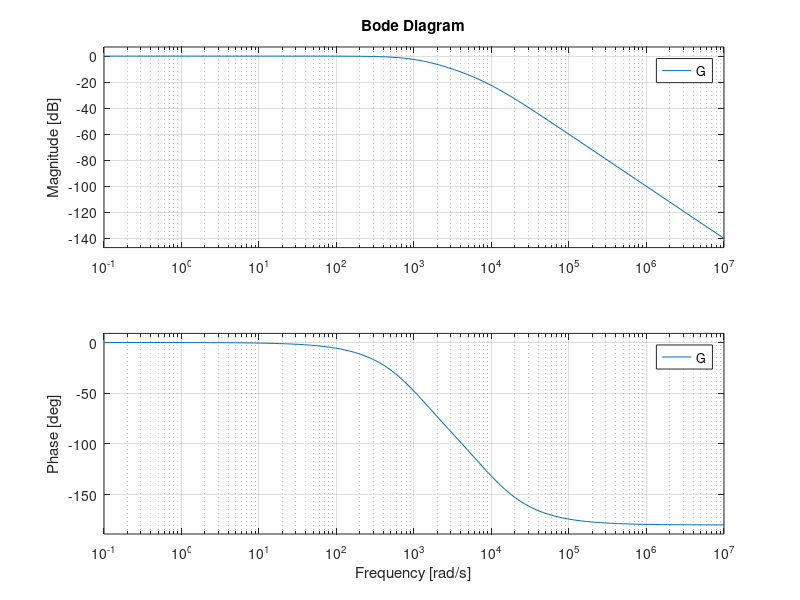

Recreate this plot in MATLAB.

%taller 9
s= tf('s')
R=10;
L=1E-3;
C=100E-6;
G= (1/(L*C))/(s^2 + R*s/L + 1/(L*C))


N=100;

w= logspace(-1,7,N);%/(2*pi);

bode(G,w);

